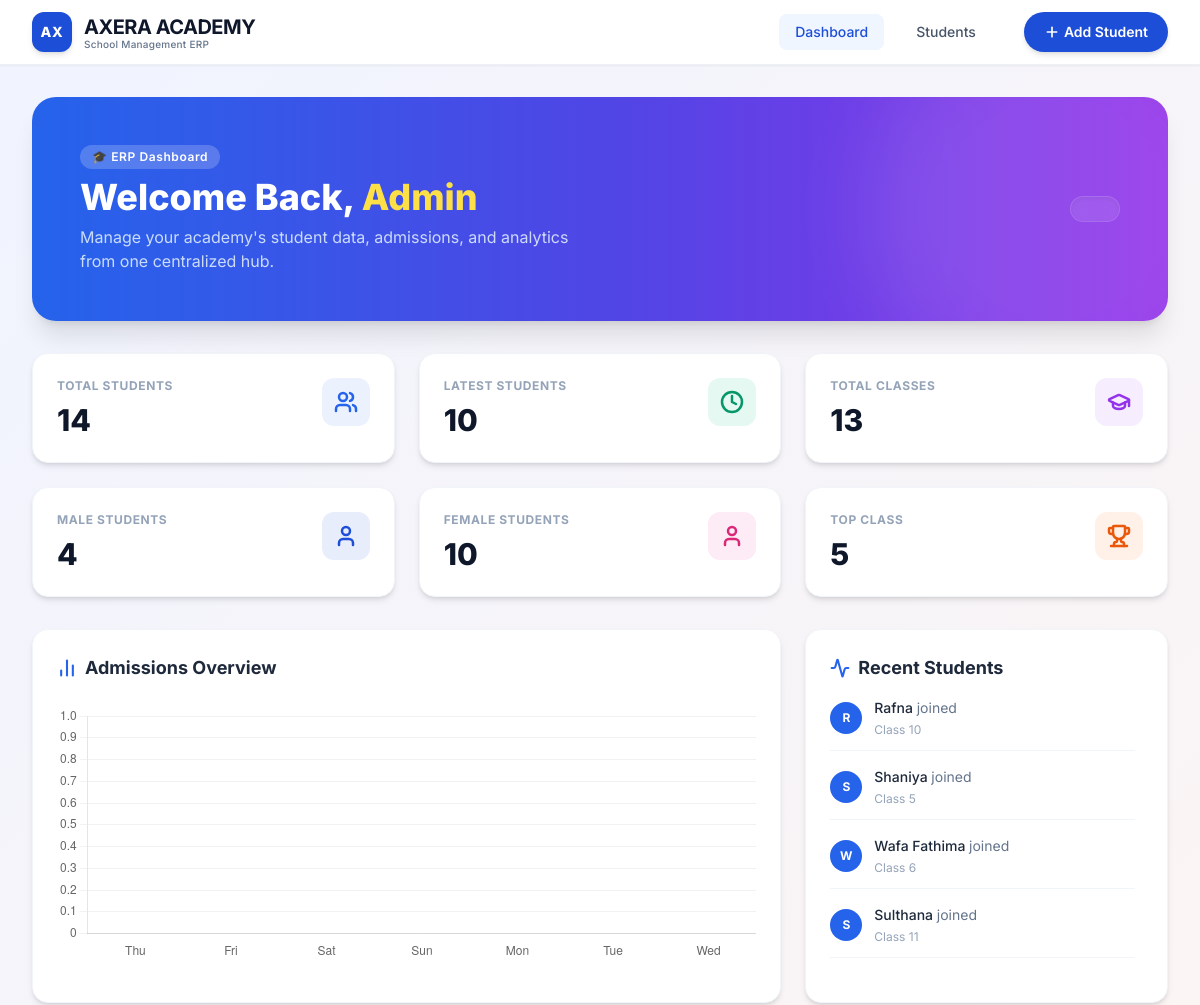
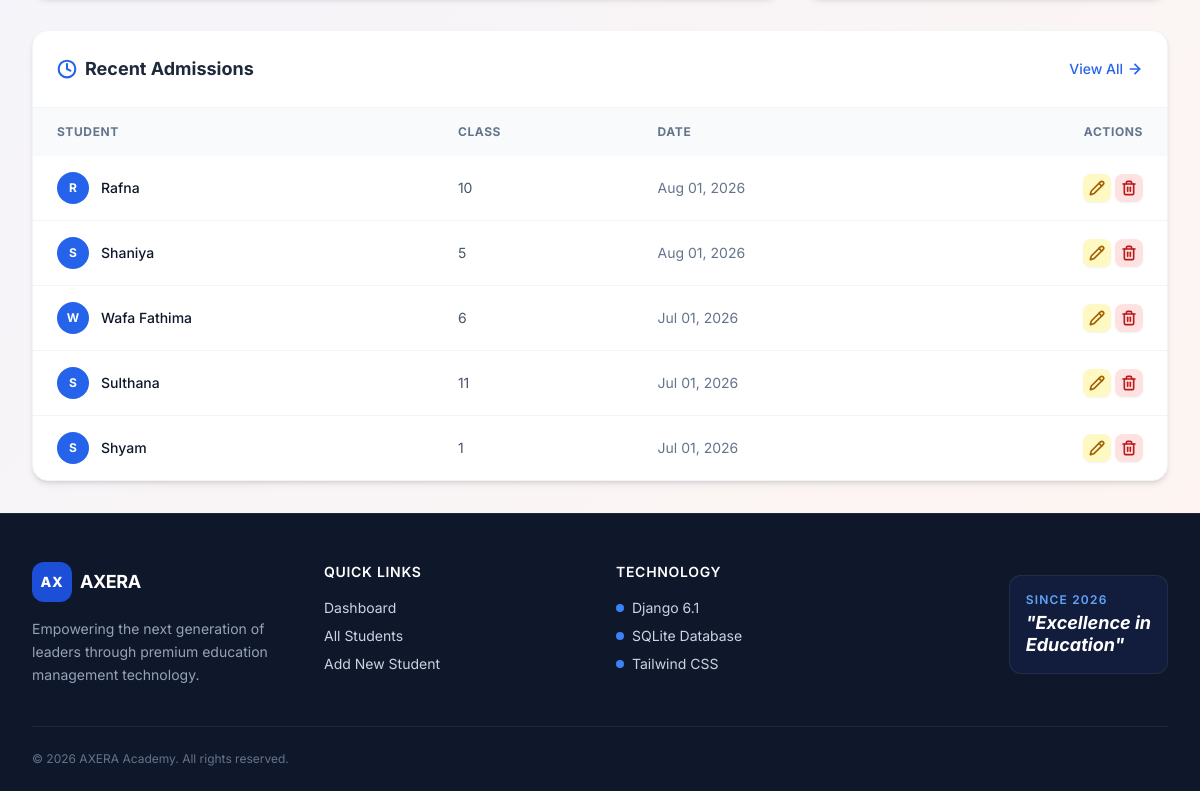
The page / on the database its author committed (2 pictures, top to bottom).
### students/models.py (models this page shows, shortened)
class Student(models.Model):
    name = models.CharField(max_length=100)
    age = models.IntegerField()
    GENDER_CHOICES = [('Male', 'Male'), ('Female', 'Female'), ('Other', 'Other')]
    gender = models.CharField(max_length=10, choices=GENDER_CHOICES)
    class_name = models.CharField(max_length=50)
    phone = models.CharField(max_length=15)
    email = models.EmailField()
    address = models.TextField()
    admission_date = models.DateField()

### students/views.py (the view)
# urls.py: path('', views.dashboard, name='dashboard'),
def dashboard(request):
    total_students = Student.objects.count()
    recent_students_count = Student.objects.all().order_by('-admission_date')[:10].count()
    distinct_classes = Student.objects.values('class_name').distinct().count()
    male_count = Student.objects.filter(gender='Male').count()
    female_count = Student.objects.filter(gender='Female').count()
    top_class_obj = Student.objects.values('class_name').annotate(count=Count('id')).order_by('-count').first()
    top_class_name = top_class_obj['class_name'] if top_class_obj else "N/A"
    chart_labels = []
    chart_data = []
    for i in range(6, -1, -1):
        date = datetime.now().date() - timedelta(days=i)
        count = Student.objects.filter(admission_date=date).count()
        chart_labels.append(date.strftime('%a'))
        chart_data.append(count)
    recent_students = Student.objects.all().order_by('-admission_date')[:5]
    context = {
        'total_students': total_students,
        'recent_students_count': recent_students_count,
        'distinct_classes': distinct_classes,
        'male_count': male_count,
        'female_count': female_count,
        'top_class_name': top_class_name,
        'chart_labels': json.dumps(chart_labels),
        'chart_data': json.dumps(chart_data),
        'recent_students': recent_students,
    }
    return render(request, 'dashboard.html', context)

### students/templates/dashboard.html (shortened to what this page needs)
{% extends 'base.html' %}
{% block content %}
<div class="space-y-8">
    <div class="relative overflow-hidden rounded-3xl bg-gradient-to-r from-blue-600 via-indigo-600 to-purple-600 p-8 sm:p-12 shadow-xl animate-fade-up">
        <div class="absolute top-0 right-0 w-96 h-96 bg-white/10 rounded-full -mr-20 -mt-20 blur-2xl pointer-events-none"></div>
        <div class="relative z-10 flex flex-col sm:flex-row justify-between items-start sm:items-center gap-6">
            <div>
                <div class="flex items-center gap-3 mb-2">
                    <span class="px-3 py-1 bg-white/20 backdrop-blur-md rounded-full text-white text-xs font-semibold tracking-wider">🎓 ERP Dashboard</span>
                </div>
                <h1 class="text-3xl sm:text-4xl font-extrabold text-white">Welcome Back, <span class="text-yellow-300">Admin</span></h1>
                <p class="text-blue-100 mt-2 max-w-lg opacity-90">Manage your academy's student data, admissions, and analytics from one centralized hub.</p>
            </div>
            <div class="text-right">
                <div id="liveClock" class="text-white text-lg sm:text-2xl font-semibold font-mono bg-white/10 backdrop-blur-md px-6 py-3 rounded-2xl border border-white/10 shadow-inner"></div>
            </div>
        </div>
    </div>
    <div class="grid grid-cols-1 sm:grid-cols-2 lg:grid-cols-3 xl:grid-cols-6 gap-6 animate-fade-up-delay-1">
        <a href="{% url 'student_list' %}" class="bg-white rounded-2xl p-6 shadow-md border border-slate-100 hover:shadow-xl transition-all duration-300 hover:-translate-y-1 group cursor-pointer block">
            <div class="flex justify-between items-start">
                <div><p class="text-xs font-bold text-slate-400 uppercase tracking-wider">Total Students</p><p class="text-3xl font-extrabold text-slate-900 mt-2">{{ total_students }}</p></div>
                <div class="bg-blue-500/10 p-3 rounded-xl text-blue-600 group-hover:bg-blue-500 group-hover:text-white"><i data-lucide="users" class="w-6 h-6"></i></div>
            </div>
        </a>
        <a href="{% url 'recent_students' %}" class="bg-white rounded-2xl p-6 shadow-md border border-slate-100 hover:shadow-xl transition-all duration-300 hover:-translate-y-1 group cursor-pointer block">
            <div class="flex justify-between items-start">
                <div><p class="text-xs font-bold text-slate-400 uppercase tracking-wider">Latest Students</p><p class="text-3xl font-extrabold text-slate-900 mt-2">{{ recent_students_count }}</p></div>
                <div class="bg-emerald-500/10 p-3 rounded-xl text-emerald-600 group-hover:bg-emerald-500 group-hover:text-white"><i data-lucide="clock" class="w-6 h-6"></i></div>
            </div>
        </a>
        <a href="{% url 'student_list' %}" class="bg-white rounded-2xl p-6 shadow-md border border-slate-100 hover:shadow-xl transition-all duration-300 hover:-translate-y-1 group cursor-pointer block">
            <div class="flex justify-between items-start">
                <div><p class="text-xs font-bold text-slate-400 uppercase tracking-wider">Total Classes</p><p class="text-3xl font-extrabold text-slate-900 mt-2">{{ distinct_classes }}</p></div>
                <div class="bg-purple-500/10 p-3 rounded-xl text-purple-600 group-hover:bg-purple-500 group-hover:text-white"><i data-lucide="graduation-cap" class="w-6 h-6"></i></div>
            </div>
        </a>
        <a href="{% url 'male_students' %}" class="bg-white rounded-2xl p-6 shadow-md border border-slate-100 hover:shadow-xl transition-all duration-300 hover:-translate-y-1 group cursor-pointer block">
            <div class="flex justify-between items-start">
                <div><p class="text-xs font-bold text-slate-400 uppercase tracking-wider">Male Students</p><p class="text-3xl font-extrabold text-slate-900 mt-2">{{ male_count }}</p></div>
                <div class="bg-blue-700/10 p-3 rounded-xl text-blue-700 group-hover:bg-blue-700 group-hover:text-white"><i data-lucide="user" class="w-6 h-6"></i></div>
            </div>
        </a>
        <a href="{% url 'female_students' %}" class="bg-white rounded-2xl p-6 shadow-md border border-slate-100 hover:shadow-xl transition-all duration-300 hover:-translate-y-1 group cursor-pointer block">
            <div class="flex justify-between items-start">
                <div><p class="text-xs font-bold text-slate-400 uppercase tracking-wider">Female Students</p><p class="text-3xl font-extrabold text-slate-900 mt-2">{{ female_count }}</p></div>
                <div class="bg-pink-500/10 p-3 rounded-xl text-pink-600 group-hover:bg-pink-500 group-hover:text-white"><i data-lucide="user" class="w-6 h-6"></i></div>
            </div>
        </a>
        <a href="{% url 'top_class_list' %}" class="bg-white rounded-2xl p-6 shadow-md border border-slate-100 hover:shadow-xl transition-all duration-300 hover:-translate-y-1 group cursor-pointer block">
            <div class="flex justify-between items-start">
                <div><p class="text-xs font-bold text-slate-400 uppercase tracking-wider">Top Class</p><p class="text-3xl font-extrabold text-slate-900 mt-2">{{ top_class_name }}</p></div>
                <div class="bg-orange-500/10 p-3 rounded-xl text-orange-600 group-hover:bg-orange-500 group-hover:text-white"><i data-lucide="trophy" class="w-6 h-6"></i></div>
            </div>
        </a>
    </div>
    <div class="grid grid-cols-1 lg:grid-cols-3 gap-6 animate-fade-up-delay-2">
        <div class="lg:col-span-2 bg-white rounded-2xl p-6 shadow-md border border-slate-100 relative">
            <div class="flex justify-between items-center mb-6">
                <h2 class="text-lg font-bold text-slate-800 flex items-center gap-2"><i data-lucide="bar-chart-2" class="w-5 h-5 text-blue-600"></i> Admissions Overview</h2>
            </div>
            <div class="h-64 w-full"><canvas id="realActivityChart"></canvas></div>
        </div>
        <div class="bg-white rounded-2xl p-6 shadow-md border border-slate-100">
            <h2 class="text-lg font-bold text-slate-800 mb-4 flex items-center gap-2"><i data-lucide="activity" class="w-5 h-5 text-blue-600"></i> Recent Students</h2>
            <div class="space-y-4 max-h-[280px] overflow-y-auto pr-2 scrollbar-hide">
                {% for student in recent_students %}
                <div class="flex gap-3 border-b border-slate-100 pb-3 last:border-0">
                    <div class="flex-shrink-0 mt-1"><div class="w-8 h-8 rounded-full bg-blue-600 text-white flex items-center justify-center text-xs font-bold">{{ student.name|slice:":1" }}</div></div>
                    <div class="flex-1"><p class="text-sm font-medium text-slate-800">{{ student.name }} <span class="font-normal text-slate-500">joined</span></p><p class="text-xs text-slate-400 mt-1">Class {{ student.class_name }}</p></div>
                </div>
                {% empty %}<div class="text-center py-8 text-slate-500"><p class="text-sm">No recent students.</p></div>{% endfor %}
            </div>
        </div>
    </div>
    <div class="bg-white rounded-2xl shadow-md border border-slate-100 overflow-hidden animate-fade-up-delay-3">
        <div class="p-6 border-b border-slate-100 flex justify-between items-center">
            <h2 class="text-lg font-bold text-slate-800 flex items-center gap-2"><i data-lucide="clock" class="w-5 h-5 text-blue-600"></i> Recent Admissions</h2>
            <a href="{% url 'student_list' %}" class="text-sm font-medium text-blue-600 hover:text-blue-800 flex items-center gap-1">View All <i data-lucide="arrow-right" class="w-4 h-4"></i></a>
        </div>
        <div class="overflow-x-auto">
            <table class="w-full text-sm text-left">
                <thead class="bg-slate-50 text-slate-500 font-semibold text-xs uppercase tracking-wider">
                    <tr><th class="px-6 py-4">Student</th><th class="px-6 py-4">Class</th><th class="px-6 py-4">Date</th><th class="px-6 py-4 text-right">Actions</th></tr>
                </thead>
                <tbody class="divide-y divide-slate-100">
                    {% for student in recent_students %}
                    <tr class="hover:bg-blue-50/50 transition-colors">
                        <td class="px-6 py-4 font-medium text-slate-900 flex items-center gap-3"><div class="h-8 w-8 rounded-full bg-blue-600 text-white flex items-center justify-center text-xs font-bold">{{ student.name|slice:":1" }}</div>{{ student.name }}</td>
                        <td class="px-6 py-4 text-slate-600">{{ student.class_name }}</td>
                        <td class="px-6 py-4 text-slate-500">{{ student.admission_date|date:"M d, Y" }}</td>
                        <td class="px-6 py-4 text-right">
                            <a href="{% url 'update_student' student.id %}" class="inline-flex items-center p-1.5 bg-yellow-100 text-yellow-700 rounded-lg hover:bg-yellow-200 shadow-sm" title="Edit"><i data-lucide="pencil" class="w-4 h-4"></i></a>
                            <button onclick="openDeleteModal({{ student.id }}, '{{ student.name }}')" class="inline-flex items-center p-1.5 bg-red-100 text-red-700 rounded-lg hover:bg-red-200 shadow-sm" title="Delete"><i data-lucide="trash-2" class="w-4 h-4"></i></button>
                        </td>
                    </tr>
                    {% empty %}<tr><td colspan="4" class="px-6 py-12 text-center text-slate-500"><p class="font-semibold">No recent admissions</p></td></tr>{% endfor %}
                </tbody>
            </table>
        </div>
    </div>
</div>
<script>
    document.addEventListener('DOMContentLoaded', function () {
        const ctx = document.getElementById('realActivityChart').getContext('2d');
        const labels = JSON.parse('{{ chart_labels|safe }}');
        const data = JSON.parse('{{ chart_data|safe }}');
        new Chart(ctx, {
            type: 'bar', data: { labels: labels, datasets: [{ label: 'Admissions', data: data, backgroundColor: 'rgba(59, 130, 246, 0.7)', borderColor: 'rgba(59, 130, 246, 1)', borderWidth: 1, borderRadius: 6, borderSkipped: false }] },
            options: { responsive: true, maintainAspectRatio: false, plugins: { legend: { display: false } }, scales: { y: { beginAtZero: true, grid: { color: 'rgba(0,0,0,0.05)' } }, x: { grid: { display: false } } } }
        });
    });
    function openDeleteModal(id, name) {
        document.getElementById('modalStudentName').innerText = `Are you sure you want to delete "${name}"? This action cannot be undone.`;
        document.getElementById('deleteForm').action = `/delete/${id}/`;
        document.getElementById('deleteModal').classList.remove('hidden');
    }
    function closeDeleteModal() {
        document.getElementById('deleteModal').classList.add('hidden');
    }
</script>
{% endblock %}

### static/css/style.css (style rules this page uses)
body { background: linear-gradient(135deg, #f0f4ff 0%, #fff5f0 100%); font-family: 'Inter', -apple-system, BlinkMacSystemFont, "Segoe UI", Roboto, Helvetica, Arial, sans-serif; min-height: 100vh; }
canvas { border-radius: 12px; }
button, a, input, select, textarea { transition: all 0.2s ease-in-out; }
.lucide { stroke-width: 2.5; }

### templates/base.html (style rules this page uses)
.animate-fade-up { animation: fadeInUp 0.6s ease-out forwards; }
body { font-family: 'Inter', sans-serif; }

### rows shown on the page
Student: name "R", name "Rafna", class_name "10", admission_date "Aug 01, 2026"
Student: name "S", name "Shaniya", class_name "5", admission_date "Aug 01, 2026"
Student: name "W", name "Wafa Fathima", class_name "6", admission_date "Jul 01, 2026"
Student: name "S", name "Sulthana", class_name "11", admission_date "Jul 01, 2026"
Student: name "S", name "Shyam", class_name "1", admission_date "Jul 01, 2026"

### other values the page prints
{{ total_students }} "14"
{{ recent_students_count }} "10"
{{ distinct_classes }} "13"
{{ male_count }} "4"
{{ female_count }} "10"
{{ top_class_name }} "5"
chart data {{ chart_data|safe }} [0, 0, 0, 0, 0, 0, 0]
